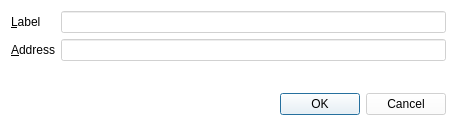
<?xml version="1.0" encoding="UTF-8"?>
<ui version="4.0">
 <class>EditAddressDialog</class>
 <widget class="QDialog" name="EditAddressDialog">
  <property name="geometry">
   <rect>
    <x>0</x>
    <y>0</y>
    <width>457</width>
    <height>126</height>
   </rect>
  </property>
  <property name="windowTitle">
   <string>Edit Address</string>
  </property>
  <property name="styleSheet">
   <string notr="true">background-color: rgb(255, 255, 255,160);
color: rgb(0, 0, 0);</string>
  </property>
  <layout class="QVBoxLayout" name="verticalLayout">
   <item>
    <layout class="QFormLayout" name="formLayout">
     <property name="fieldGrowthPolicy">
      <enum>QFormLayout::AllNonFixedFieldsGrow</enum>
     </property>
     <item row="0" column="0">
      <widget class="QLabel" name="label">
       <property name="text">
        <string>&amp;Label</string>
       </property>
       <property name="buddy">
        <cstring>labelEdit</cstring>
       </property>
      </widget>
     </item>
     <item row="0" column="1">
      <widget class="QLineEdit" name="labelEdit">
       <property name="toolTip">
        <string>The label associated with this address book entry</string>
       </property>
      </widget>
     </item>
     <item row="1" column="0">
      <widget class="QLabel" name="label_2">
       <property name="text">
        <string>&amp;Address</string>
       </property>
       <property name="buddy">
        <cstring>addressEdit</cstring>
       </property>
      </widget>
     </item>
     <item row="1" column="1">
      <widget class="QLineEdit" name="addressEdit">
       <property name="toolTip">
        <string>The address associated with this address book entry. This can only be modified for sending addresses.</string>
       </property>
      </widget>
     </item>
    </layout>
   </item>
   <item>
    <widget class="QDialogButtonBox" name="buttonBox">
     <property name="orientation">
      <enum>Qt::Horizontal</enum>
     </property>
     <property name="standardButtons">
      <set>QDialogButtonBox::Cancel|QDialogButtonBox::Ok</set>
     </property>
    </widget>
   </item>
  </layout>
 </widget>
 <resources/>
 <connections>
  <connection>
   <sender>buttonBox</sender>
   <signal>accepted()</signal>
   <receiver>EditAddressDialog</receiver>
   <slot>accept()</slot>
   <hints>
    <hint type="sourcelabel">
     <x>248</x>
     <y>254</y>
    </hint>
    <hint type="destinationlabel">
     <x>157</x>
     <y>274</y>
    </hint>
   </hints>
  </connection>
  <connection>
   <sender>buttonBox</sender>
   <signal>rejected()</signal>
   <receiver>EditAddressDialog</receiver>
   <slot>reject()</slot>
   <hints>
    <hint type="sourcelabel">
     <x>316</x>
     <y>260</y>
    </hint>
    <hint type="destinationlabel">
     <x>286</x>
     <y>274</y>
    </hint>
   </hints>
  </connection>
 </connections>
</ui>
